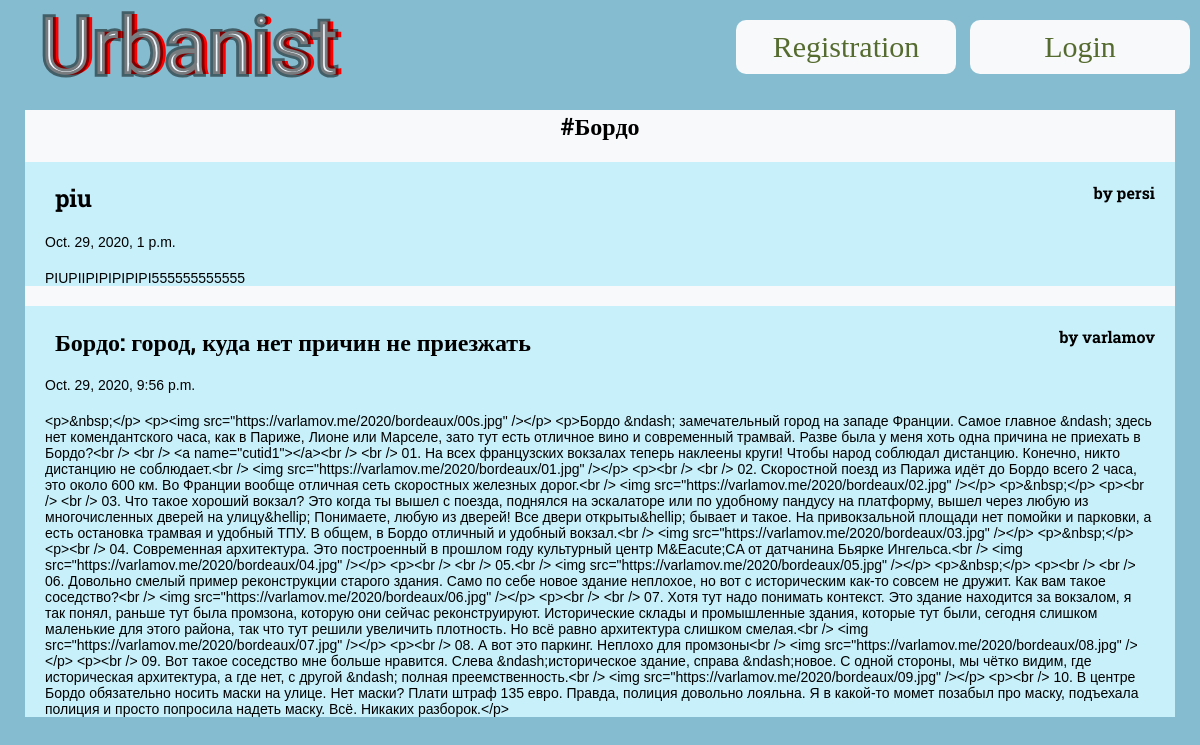
The app's page /posts/Бордо/, older data.
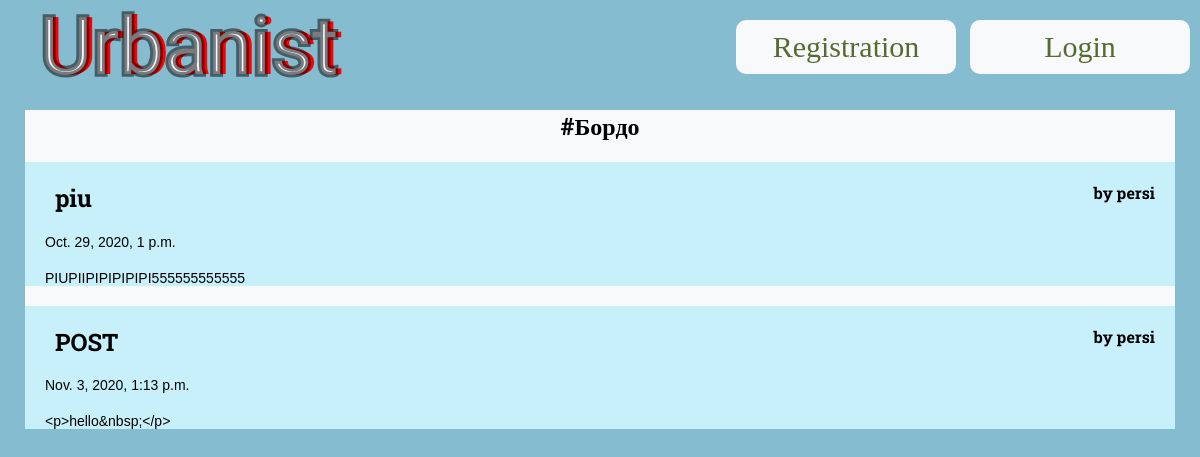
The same page, newer data.
### firstapp/models.py (models this page shows, shortened)
class Tag(models.Model):
    name = models.CharField(max_length=20, unique=True, help_text="Enter a post tag")
    def __str__(self):
        return self.name

class Post(models.Model):
    title = models.CharField(max_length=200)
    author = models.ForeignKey(User, on_delete=models.CASCADE)
    publication_date = models.DateTimeField(default=timezone.now, blank=True, null=True)
    body = RichTextField(blank=True, null=True)
    tags = models.ManyToManyField('Tag', help_text="Select a tag for this post")
    likes = models.ManyToManyField(User, related_name='blog_posts')

### firstapp/views.py (called while the page is built)
    def get_queryset(self):
        self.tag = get_object_or_404(Tag, name=self.args[0])
        return Post.objects.filter(tags__in=[self.tag])

    def get_context_data(self, **kwargs):
        context = super(TagPostsView,self).get_context_data(**kwargs)
        context['tag'] = self.tag
        return context

### templates/tag_posts.html
<!DOCTYPE html>
{% extends 'base.html' %}
{% block content %}
<h2 class="tag">#{{ tag }}</h2>
{% for post in object_list %}
  <div class="post">
      <h2><a href="{% url 'post_detail' post.pk %}">{{ post.title }}</a></h2>
      <h4>by {{ post.author }}</h4>
      <p>{{ post.publication_date }}</p>
      <p>{{ post.body }}</p>
  </div>
{% endfor %}
{% endblock content %}

### templates/base.html (shortened to what this page needs)
<!DOCTYPE html>
{% load static %}
<html lang="ru">
  <head>
    <link rel="stylesheet" href="{% static "css/styles.css" %}"/>
  </head>
  <body>
      <div id="header">
          <div class="logo"><a href="{% url 'home' %}">Urbanist blog</a></div>
          <div class="horizontal nav">
              <ul>
                  {% if user.is_authenticated %}
                    <li><a href="{% url 'add_post' %}">Add post</a></li>
                    <li><a href="{% url 'logout' %}">Logout</a></li>
                  {% else %}
                    <li><a href="{% url 'register' %}">Registration</a></li>
                    <li><a href="{% url 'login' %}">Login</a></li>
                  {% endif %}
              </ul>
          </div>
      </div>
      <div id="middle">
          {% block content %}
          {% endblock content %}
      </div>
  </body>
</html>

### static/css/styles.css (style rules this page uses)
body { background: rgba(13,122,160,0.5); margin: 0; padding: 0; }
h,h1,h2,h3,h4,h5 { font-family: 'Roboto Slab', serif; }
#header { margin: 0; background-image: url(../images/paving2.png); overflow: hidden; height: 90px; }
#header .logo { font-size: 80px; font-family: 'Sedgwick Ave Display', cursive; float: left; width:25%; padding-left: 40px; }
#header .logo a { color: aliceblue; text-decoration: none; -webkit-text-stroke: .07em rgba(0,0,0,.5); text-shadow: .07em 0 red; }
#header .nav { float: right; margin: 0; }
#header .nav ul { margin: 20px 10px 10px 10px; }
#header .nav li { text-align: center; display: inline; }
#header .nav a { display: inline-block; background: #f8f9fa; color: darkolivegreen; font-size: 30px; width: 200px; text-decoration: none; padding: 10px; border-radius:10px 10px 10px 10px; margin-left: 10px; }
#middle { width: 1150px; margin:0 auto; background: #f8f9fa; clear: both; }
#middle .post { background: rgb(200,240,250); }
#middle .post p { font-size: 14px; font-family: "Spectral", Arial, sans-serif; margin: 20px; clear: both; }
#middle .post h2 { float: left; width:70%; margin-left: 30px; }
#middle .post h2 a { color: black; text-decoration: none; }
#middle .post h4 { float: right; margin: 20px; }
#middle .tag { text-align: center; }

Row changes from the older to the newer data that the page shows:
no longer on this page (row unchanged): Post: title "Бордо: город, куда нет причин не приезжать", author "varlamov", publication_date "Oct. 29, 2020, 9:56 p.m.", body "<p>&nbsp;</p> <p><img src=\"https://varlamov.me/2020/bordeaux/00s.jpg\" /></p> <p>Бордо &ndash; замечательный город на западе Франции. Самое главное &ndash; здесь нет комендантского часа, как в Париже, Лионе или Марселе, зато тут есть отличное вино и современный трамвай. Разве была у меня хоть одна причина не приехать в Бордо?<br /> <br /> <a name=\"cutid1\"></a><br /> <br /> 01. На всех французских вокзалах теперь наклеены круги! Чтобы народ соблюдал дистанцию. Конечно, никто дистанцию не соблюдает.<br /> <img src=\"https://varlamov.me/2020/bordeaux/01.jpg\" /></p> <p><br /> <br /> 02. Скоростной поезд из Парижа идёт до Бордо всего 2 часа, это около 600 км. Во Франции вообще отличная сеть…"
added Post: title "POST", author "persi", publication_date "Nov. 3, 2020, 1:13 p.m.", body "<p>hello&nbsp;</p>"
